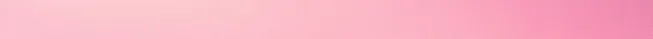
#> input picture design/ombre/header.webp, 653 x 39 px, shrunk from 1280 x 77 before the run
$ python ombre-fit.py
#> lines starting #> are read from the running program, lines starting #| are printed output that depends on the picture
#!/usr/bin/env python3
"""
The pink ombre backgrounds as CSS gradients (Bohoka 2026-11-04: “replace the picture with the same ombre”).

Each drawn texture in design/ombre/ (exported from Figma) is smoothed (its grain comes back as a CSS noise layer)
and fitted, least squares, by a 6 x 14 grid that CSS draws exactly: one left-to-right linear-gradient per row,
stacked, each row fading in from the one above (src/styles/ombre.css). CSS interpolates gradients and masks in
sRGB, the same space as the fit. Mean colour difference ΔE76 ≈ 0.5 (below what an eye can see).

Run: python3 scripts/ombre-fit.py   (rewrites the generated block in src/styles/tokens.css)
Needs: numpy, Pillow.
"""
import re
from pathlib import Path

import numpy as np
from PIL import Image, ImageFilter

ROOT = Path(__file__).resolve().parent.parent
ROWS, COLS = 6, 14
# The grain: Figma's noise is drawn by CSS on top (src/styles/ombre.css), at an opacity per surface that matches the
# fine detail measured in each picture. A white noise layer lightens on average (alpha 0.1719 at opacity 1, measured
# in Chromium), so the gradient underneath is fitted that much darker.
NOISE_ALPHA = 0.1719
GRAIN = {
    "header": 0.81,
    "menu": 0,  # the menu keeps its own noise layer (mobile-menu.module.css)
    "footer-phone": 0.82,
    "footer-tablet": 0.65,
    "footer-desktop": 0.79,
    "home-band": 0,
    "range-phone": 0.81,
    "range-desktop": 0.33,
}
SOURCES = {
    "header": "header.webp",
    "menu": "menu.webp",
    "footer-phone": "footer-phone.webp",
    "footer-tablet": "footer-tablet.webp",
    "footer-desktop": "footer-desktop.webp",
    "home-band": "home-band.webp",
    "range-phone": "range-phone.webp",
    "range-desktop": "range-desktop.webp",
}


def lab(rgb):
    c = rgb / 255.0
    c = np.where(c > 0.04045, ((c + 0.055) / 1.055) ** 2.4, c / 12.92)
    m = np.array([[0.4124, 0.3576, 0.1805], [0.2126, 0.7152, 0.0722], [0.0193, 0.1192, 0.9505]])
    xyz = c @ m.T / np.array([0.95047, 1.0, 1.08883])
    f = np.where(xyz > 0.008856, np.cbrt(xyz), 7.787 * xyz + 16 / 116)
    return np.stack([116 * f[..., 1] - 16, 500 * (f[..., 0] - f[..., 1]), 200 * (f[..., 1] - f[..., 2])], -1)


def hat(n, k):
    t = np.linspace(0, 1, n)[:, None]
    knots = np.linspace(0, 1, k)[None, :]
    return np.clip(1 - np.abs(t - knots) * (k - 1), 0, 1)


def fit(path, grain):
#> called with grain = 0.81
    im = Image.open(path).convert("RGB")
#> im is the input picture: PIL image 653x39 RGB; mean R, G, B 250.2, 180, 196.7
    a = np.asarray(im)
    if Image.open(path).mode == "RGBA":  # the tablet footer's last row is half transparent (an export slip)
        a = a[:-1]
        im = Image.fromarray(a)
    seen = np.asarray(im.filter(ImageFilter.GaussianBlur(8))).astype(float)
    a_mean = grain * NOISE_ALPHA
    img = (seen - 255 * a_mean) / (1 - a_mean)
    h, w, _ = img.shape
#> h = 39; w = 653
    ay, ax = hat(h, ROWS), hat(w, COLS)
    py, px = np.linalg.pinv(ay), np.linalg.pinv(ax)
    grid = np.clip(np.stack([py @ img[..., c] @ px.T for c in range(3)], -1), 0, 255).round()
    approx = np.stack([ay @ grid[..., c] @ ax.T for c in range(3)], -1)
    approx = approx * (1 - a_mean) + 255 * a_mean
    de = np.linalg.norm(lab(approx) - lab(seen), axis=-1)
#> in lab, `c = np.where(c > 0.04045, ((c + 0.055) / 1.055) ** 2.4, c / 12.92)`:
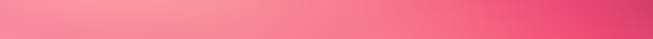
#> c: shape (39, 653, 3) float64; mean of channels 0, 1, 2 0.958, 0.464, 0.559; drawn as R, G, B
#> in lab, `xyz = c @ m.T / np.array([0.95047, 1.0, 1.08883])`:
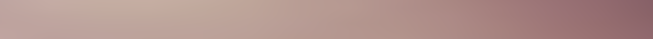
#> xyz: shape (39, 653, 3) float64; mean of channels 0, 1, 2 0.696, 0.576, 0.556; drawn as R, G, B
#> in lab, `f = np.where(xyz > 0.008856, np.cbrt(xyz), 7.787 * xyz + 16 / 116)`:
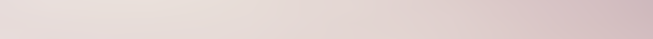
#> f: shape (39, 653, 3) float64; mean of channels 0, 1, 2 0.886, 0.83, 0.821; drawn as R, G, B
#> in lab, `return np.stack([116 * f[..., 1] - 16, 500 * (f[..., 0] - f[..., 1]), ..`:
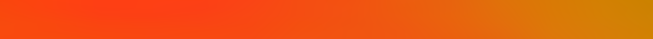
#> returned value: shape (39, 653, 3) float64; mean of channels 0, 1, 2 80.3, 27.8, 1.8; drawn with min black and max white
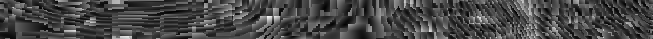
#> de: shape (39, 653) float64; min 0.00964, max 1.3, mean 0.367; drawn with min black and max white
    return grid.astype(int), de.mean(), (w, h)


def main():
    lines = [
        "  /* BEGIN ombre (generated by scripts/ombre-fit.py from design/ombre/; do not edit by hand).",
        "     Each surface: rows 0–5 top to bottom, each a left-to-right gradient; the drawn size as --ombre-*-ratio. */",
        "  /* @group Ombre backgrounds */",
    ]
    for name, file in SOURCES.items():
        grid, err, (w, h) = fit(ROOT / "design" / "ombre" / file, GRAIN[name])
#> err = 0.367; w = 653; h = 39
        lines.append(
            f"  --ombre-{name}-ratio: {w} / {h}; /* {name} texture's drawn size (mean ΔE {err:.2f}) · design/ombre/{file} */"
        )
        lines.append(
            f"  --ombre-{name}-grain: {GRAIN[name]}; /* {name} noise opacity, as grainy as the picture · design/ombre/{file} */"
        )
        for r in range(ROWS):
            stops = ", ".join(
                f"rgb({c[0]} {c[1]} {c[2]}) {round(100 * i / (COLS - 1), 2)}%" for i, c in enumerate(grid[r])
            )
            lines.append(
                f"  --ombre-{name}-{r}: linear-gradient(to right, {stops}); /* {name} row {r + 1} of {ROWS} · design/ombre/{file} */"
            )
#> after the loop, lines = 11 items
#> pass 2 of the loop in main, `for name, file in SOURCES.items():`:
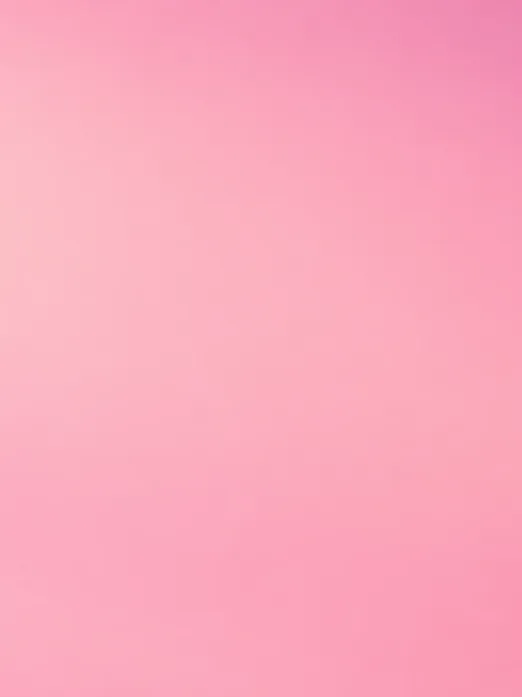
#> input picture design/ombre/menu.webp, 522 x 697 px, shrunk from 1024 x 1366 before the run
#> in fit, im is the input picture: PIL image 522x697 RGB; mean R, G, B 250.6, 169, 188.6
#> seen: shape (697, 522, 3) float64
#> xyz: shape (697, 522, 3) float64
#> f: shape (697, 522, 3) float64
#> in lab (call 3), `return np.stack([116 * f[..., 1] - 16, 500 * (f[..., 0] - f[..., 1]), ..`:
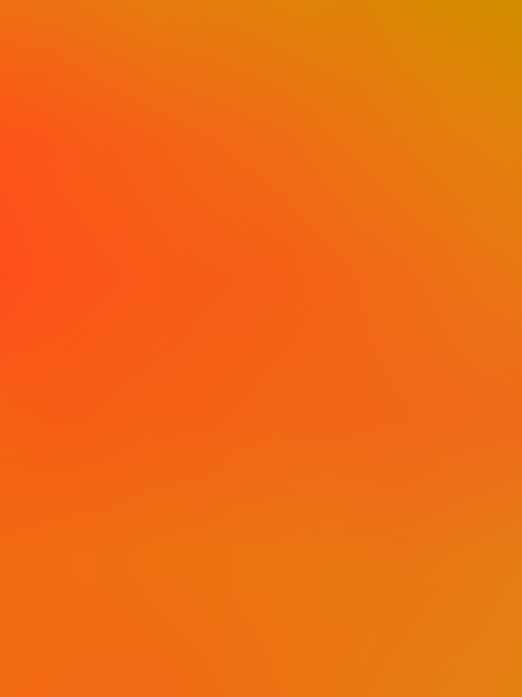
#> returned value: shape (697, 522, 3) float64; mean of channels 0, 1, 2 77.6, 32.6, 2.3; drawn with min black and max white
#> in fit (call 2), `de = np.linalg.norm(lab(approx) - lab(seen), axis=-1)`:
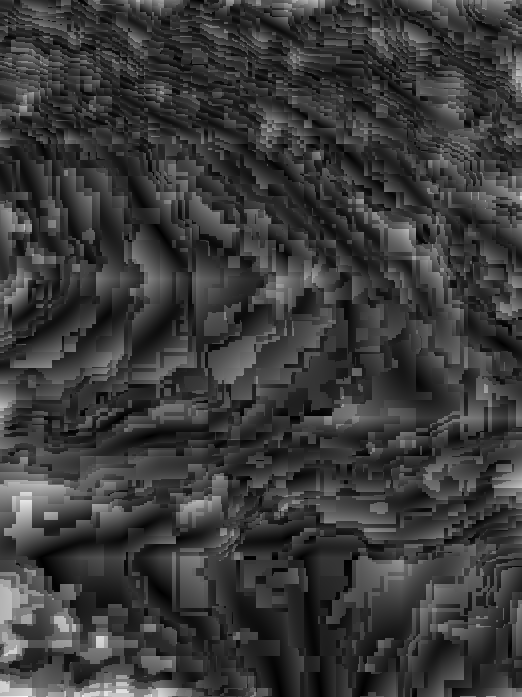
#> de: shape (697, 522) float64; min 0.000858, max 2.35, mean 0.542; drawn with min black and max white
#> in main, `grid, err, (w, h) = fit(ROOT / "design" / "ombre" / file, GRAIN[name])`: err = 0.542; w = 522; h = 697
#> after the loop in main, `for r in range(ROWS):`: lines = 19 items
#> pass 3 of the loop in main, `for name, file in SOURCES.items():`:
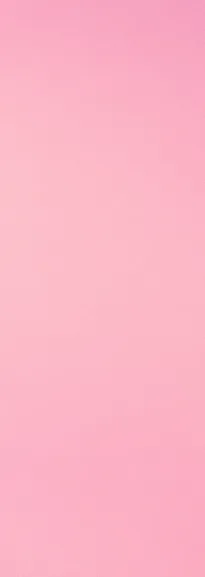
#> input picture design/ombre/footer-phone.webp, 205 x 577 px, shrunk from 402 x 1132 before the run
#> in fit, im is the input picture: PIL image 205x577 RGB; mean R, G, B 251.4, 180, 197.6
#> seen: shape (577, 205, 3) float64
#> img: shape (577, 205, 3) float64
#> xyz: shape (577, 205, 3) float64
#> f: shape (577, 205, 3) float64
#> in lab (call 5), `return np.stack([116 * f[..., 1] - 16, 500 * (f[..., 0] - f[..., 1]), ..`:
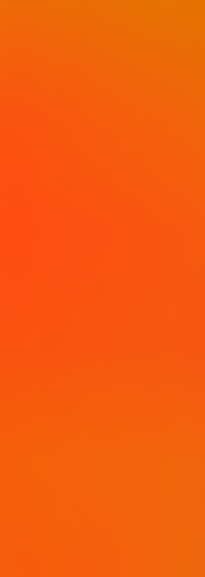
#> returned value: shape (577, 205, 3) float64; mean of channels 0, 1, 2 80.4, 28.3, 1.5; drawn with min black and max white
#> in fit (call 3), `de = np.linalg.norm(lab(approx) - lab(seen), axis=-1)`:
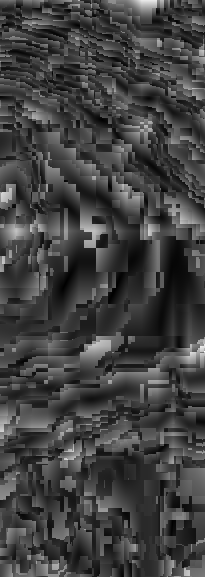
#> de: shape (577, 205) float64; min 0.00808, max 1.77, mean 0.462; drawn with min black and max white
#> in main, `grid, err, (w, h) = fit(ROOT / "design" / "ombre" / file, GRAIN[name])`: err = 0.462; w = 205; h = 577
#> after the loop in main, `for r in range(ROWS):`: lines = 27 items
#> the loop made 7 passes; the first 3 are shown
    lines.append("  /* END ombre */")
    tokens = ROOT / "src" / "styles" / "tokens.css"
    text = tokens.read_text()
    block = "\n".join(lines)
    if "BEGIN ombre" in text:
        text = re.sub(r"  /\* BEGIN ombre.*?END ombre \*/", lambda _: block, text, flags=re.S)
    else:
        # Inside the first :root block, at its end.
        i = text.index("\n}", text.index(":root"))
        text = text[:i] + "\n\n" + block + text[i:]
    tokens.write_text(text)
    print("written", tokens)


if __name__ == "__main__":
#> (the run stopped early here; a loop or call above may not have finished)
